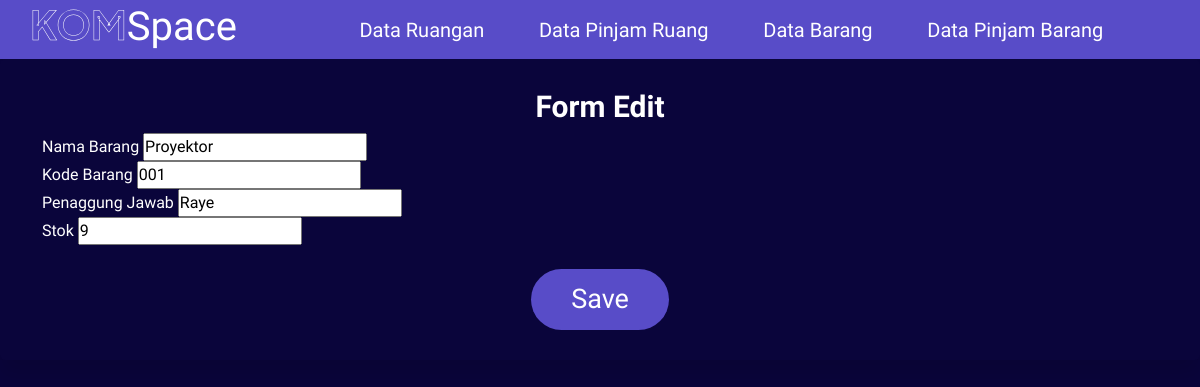
/admin/edit_item.php?id_barang=1, run on the app's committed database.
### tables this page shows
CREATE TABLE `barang` (
  `id_barang` int NOT NULL,
  `nama_barang` varchar(40) DEFAULT NULL,
  `kode_barang` varchar(30) DEFAULT NULL,
  `stok_barang` varchar(15) DEFAULT NULL,
  `penanggung_jawab` varchar(50) DEFAULT NULL
);

### admin/edit_item.php (the view, shortened to what this page needs)
<!DOCTYPE html>
<html lang="en">
<head>
    <link rel="stylesheet" href="../css/styleadmin.css">
    <link href='https://unpkg.com/boxicons@2.1.1/css/boxicons.min.css' rel='stylesheet'>
    <link href="https://cdn.jsdelivr.net/npm/bootstrap@5.3.3/dist/css/bootstrap.min.css" rel="stylesheet">
    <link rel="stylesheet" type="text/css" href="https://cdn.jsdelivr.net/npm/daterangepicker/daterangepicker.css" />
    <link href='https://unpkg.com/boxicons@2.1.1/css/boxicons.min.css' rel='stylesheet'>
</head>
<body>
<nav class="navbar">
    <div class="tulisan">
        <h1 class="logo"><a href="admin.php">
          <span style="background: url(https://cdn.textures4photoshop.com/tex/thumbs/seamless-galaxy-with-stars-texture-for-photoshop-thumb48.jpg) no-repeat center center;
            -webkit-background-clip: text; -webkit-text-stroke: 0.5px #fff;
            color: transparent; background-size: cover;">KOM</span>Space</span>
        </a></h1>
        <div class="container d-flex">
            <ul class="ms-auto" style="list-style-type: none;">
                <li>
                    <a href="data_ruangan.php">Data Ruangan</a>
                </li>
                <li>
                    <a href="data_pinjam_ruang.php">Data Pinjam Ruang</a>
                </li>
                <li>
                    <a href="data_barang.php">Data Barang</a>
                </li>
                <li>
                <li>
                    <a href="data_pinjam_barang.php">Data Pinjam Barang</a>
                </li>
                <li>
                    <a href="logout.php" class="d-flex align-items-center"><ion-icon name="log-out-outline" style="font-size: 32px;"></ion-icon></a>
                </li>
            </ul>
        </div>
    </div>
</nav>
<div class="wrapper">
    <div class="title-text">
        <h1 class="text align-middle title ruangan">Form Edit</h1>
    </div>
    <?php
        include('../database/connect.php');
        $iditem = $_GET['id_barang'];
        $data = mysqli_query($conn, "SELECT * FROM barang WHERE id_barang = '$iditem'");
        while ($item = mysqli_fetch_array($data)) {
        ?>
            <section class="container" id="create">
                <form action="" class="form" method="POST">
                    <div class="input-box">
                    <span class="label success">Nama Barang</span>
                        <input type="text" name="nama_barang" value="<?php echo $item['nama_barang'] ?>" placeholder="Room Name" required />
                    </div>
                    <div class="column">
                    <div class="input-box">
                    <span class="label success">Kode Barang</span>
                        <input type="text" name="kode_barang" value="<?php echo $item['kode_barang'] ?>" placeholder="ID Room" required />
                    </div>
                    <div class="input-box">
                    <span class="label success">Penaggung Jawab</span>
                        <input type="text" name="penanggung_jawab" value="<?php echo $item['penanggung_jawab'] ?>" placeholder="Responsible Person" required />
                    </div>
                    <div class="column">
                        <div class="input-box">
                        <span class="label success">Stok</span>
                            <input type="text" name="stok_barang" id="stok" value="<?php echo $item['stok_barang'] ?>" required />
                        </div>
                    </div>
                    <div class="d-flex justify-content-center mt-4">
                                            <button name="save" class="btn btn-primary btn-lg btn-block"
                                            style="--bs-btn-padding-y: 10px;
                                            --bs-btn-padding-x: 40px; --bs-btn-font-size: 27px;"
                                            >
                                                Save
                                            </button>
                                        </div>
                </form>
            <?php
        }
            ?>
            </section>
</body>
</html>

### css/styleadmin.css (style rules this page uses)
* { margin: 0; padding: 0; box-sizing: border-box; font-family: "Itim", cursive; }
body { min-height: 100vh; justify-content: center; background: rgb(10, 5, 59) !important; }
.navbar .tulisan { padding-left: 20px; width: 100%; display: flex; flex-direction: row; --bs-bg-opacity: 1; background-color: rgba(88, 76, 200, 1) !important; }
.navbar .tulisan ul { justify-content: space-between; font-size: 20px; align-items: center; display: flex; flex-direction: row; padding: 0 20px 0 0 !important; margin-bottom: 0 !important; }
.navbar { padding: 0% !important; }
.navbar a { color: white; text-decoration: none; padding: 10px 10px; position: relative; }
.navbar ul li a::after { content: ''; position: absolute; left: 0; bottom: -3px; width: 100%; height: 2px; background-color: white; transform: scaleX(0); transition: transform 0.3s ease-in-out; }
h1.logo span { font-family: "Plus Jakarta Sans", sans-serif; font-weight: bold; }
h1.text { position: relative; font-size: 38px; font-weight: 500; color: #fff; text-align: center; }
div { display: block; unicode-bidi: isolate; }
.btn { background-color: #584CC8 !important; border: #584CC8 !important; border-radius: 50px !important; font-family: "Itim", cursive !important; color: white !important; font-weight: 400 !important; }
.wrapper:not(.title) { display: grid; overflow: hidden; max-width: 1300px; background: rgb(10,5,59); padding: 30px; border-radius: 5px; box-shadow: 0px 15px 20px rgba(0,0,0,0.1); margin: auto !important; }
.wrapper .title-text { display: flex; width: 200%; }
.wrapper .title { width: 50%; font-size: 30px; font-weight: 600; text-align: center; transition: all 0.6s cubic-bezier(0.68,-0.55,0.265,1.55); }

### admin/edit_item.php (style rules this page uses)
.label { color: white; }

### data on the page
barang: nama_barang "Proyektor", kode_barang "001", penanggung_jawab "Raye", stok_barang "9"
